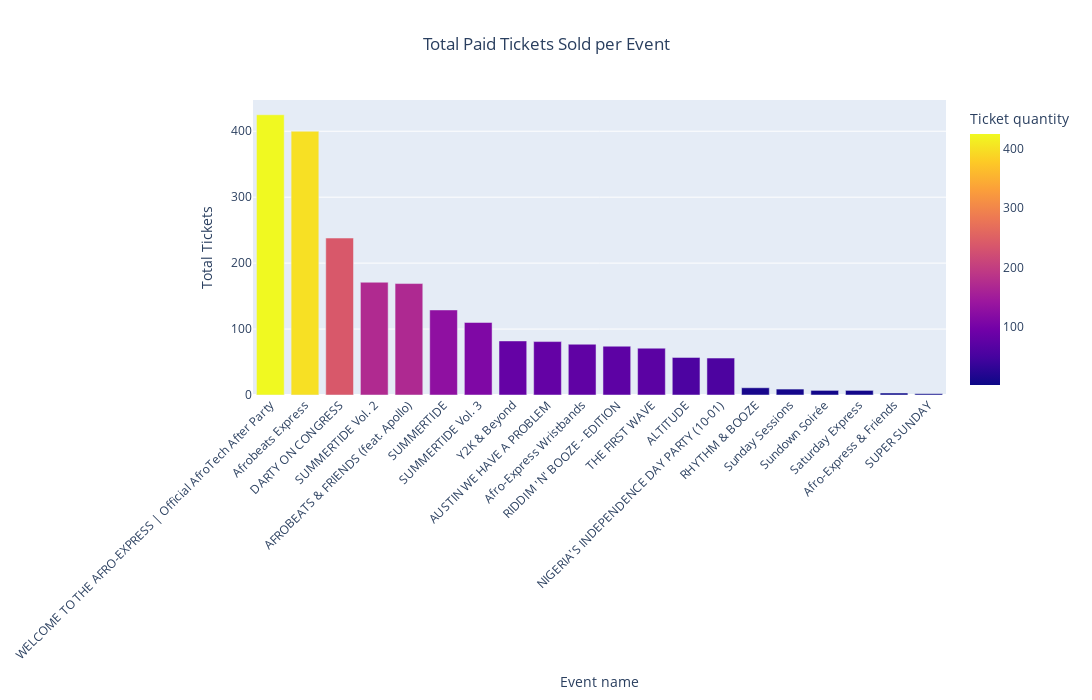

Write notebook code for a chart like this one.
### Code cell
#Attendees that paid for ticket

dfv = df0.groupby('Event name')['Ticket quantity'].sum().reset_index()

dfv = dfv.sort_values(by='Ticket quantity', ascending=False)

fig =px.bar(
    dfv,
    x='Event name',
    y='Ticket quantity',
    title='Total Paid Tickets Sold per Event',
    color='Ticket quantity'
)

fig.update_layout(
    xaxis_title='Event name',
    yaxis_title='Total Tickets',
    xaxis_tickangle=-45,
    title_x=0.5,
    width=1200,
    height=700
)

fig.show()
fig.write_image("paid_tickets_per_event.png")

### Figure 1 — Plotly figure (JSON) as saved in the notebook; plotly's stock layout.template omitted (floating-point values rounded to 4 significant figures)
{"data": [{"hovertemplate": "Event name=%{x}<br>Ticket quantity=%{marker.color}<extra></extra>", "legendgroup": "", "marker": {"color": [425, 400, 238, 171, 169, 129, 110, 82, 81, 77, 74, 71, 57, 56, 11, 9, 7, 7, 3, 2], "coloraxis": "coloraxis", "pattern": {"shape": ""}}, "name": "", "orientation": "v", "showlegend": false, "textposition": "auto", "type": "bar", "x": ["WELCOME TO THE AFRO-EXPRESS | Official AfroTech After Party", "Afrobeats Express", "DARTY ON CONGRESS", "SUMMERTIDE Vol. 2", "AFROBEATS & FRIENDS (feat. Apollo)", "SUMMERTIDE", "SUMMERTIDE Vol. 3", "Y2K & Beyond", "AUSTIN WE HAVE A PROBLEM", "Afro-Express Wristbands", "RIDDIM 'N' BOOZE - EDITION", "THE FIRST WAVE", "ALTITUDE", "NIGERIA'S INDEPENDENCE DAY PARTY (10-01)", "RHYTHM & BOOZE", "Sunday Sessions", "Sundown Soirée", "Saturday Express", "Afro-Express & Friends", "SUPER SUNDAY"], "xaxis": "x", "y": [425, 400, 238, 171, 169, 129, 110, 82, 81, 77, 74, 71, 57, 56, 11, 9, 7, 7, 3, 2], "yaxis": "y"}], "layout": {"barmode": "relative", "coloraxis": {"colorbar": {"title": {"text": "Ticket quantity"}}, "colorscale": [[0, "#0d0887"], [0.1111, "#46039f"], [0.2222, "#7201a8"], [0.3333, "#9c179e"], [0.4444, "#bd3786"], [0.5556, "#d8576b"], [0.6667, "#ed7953"], [0.7778, "#fb9f3a"], [0.8889, "#fdca26"], [1, "#f0f921"]]}, "height": 700, "legend": {"tracegroupgap": 0}, "title": {"text": "Total Paid Tickets Sold per Event", "x": 0.5}, "width": 1200, "xaxis": {"anchor": "y", "domain": [0, 1], "tickangle": -45, "title": {"text": "Event name"}}, "yaxis": {"anchor": "x", "domain": [0, 1], "title": {"text": "Total Tickets"}}}}
